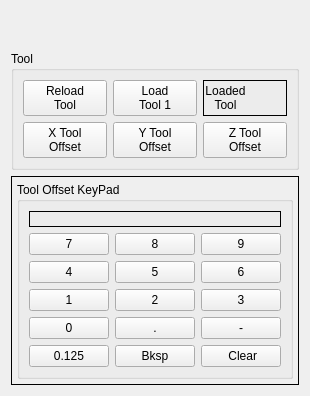
         <widget class="QWidget" name="tab_6">
          <attribute name="title">
           <string>Tools</string>
          </attribute>
          <layout class="QGridLayout" name="gridLayout_19">
           <item row="0" column="0">
            <spacer name="verticalSpacer">
             <property name="orientation">
              <enum>Qt::Vertical</enum>
             </property>
             <property name="sizeHint" stdset="0">
              <size>
               <width>20</width>
               <height>40</height>
              </size>
             </property>
            </spacer>
           </item>
           <item row="2" column="0">
            <widget class="QFrame" name="gridFrame">
             <property name="frameShape">
              <enum>QFrame::Box</enum>
             </property>
             <layout class="QGridLayout" name="gridLayout_18">
              <property name="leftMargin">
               <number>5</number>
              </property>
              <property name="topMargin">
               <number>5</number>
              </property>
              <property name="rightMargin">
               <number>5</number>
              </property>
              <property name="bottomMargin">
               <number>5</number>
              </property>
              <item row="0" column="0">
               <widget class="QGroupBox" name="gridGroupBox">
                <property name="title">
                 <string>Tool Offset KeyPad</string>
                </property>
                <layout class="QGridLayout" name="gridLayout_20">
                 <item row="1" column="0">
                  <widget class="QPushButton" name="pushButton_54">
                   <property name="text">
                    <string>7</string>
                   </property>
                   <attribute name="buttonGroup">
                    <string notr="true">toolOffsetGroup</string>
                   </attribute>
                  </widget>
                 </item>
                 <item row="3" column="2">
                  <widget class="QPushButton" name="pushButton_61">
                   <property name="text">
                    <string>3</string>
                   </property>
                   <attribute name="buttonGroup">
                    <string notr="true">toolOffsetGroup</string>
                   </attribute>
                  </widget>
                 </item>
                 <item row="4" column="0">
                  <widget class="QPushButton" name="pushButton_62">
                   <property name="text">
                    <string>0</string>
                   </property>
                   <attribute name="buttonGroup">
                    <string notr="true">toolOffsetGroup</string>
                   </attribute>
                  </widget>
                 </item>
                 <item row="3" column="0">
                  <widget class="QPushButton" name="pushButton_55">
                   <property name="text">
                    <string>1</string>
                   </property>
                   <attribute name="buttonGroup">
                    <string notr="true">toolOffsetGroup</string>
                   </attribute>
                  </widget>
                 </item>
                 <item row="1" column="2">
                  <widget class="QPushButton" name="pushButton_53">
                   <property name="text">
                    <string>9</string>
                   </property>
                   <attribute name="buttonGroup">
                    <string notr="true">toolOffsetGroup</string>
                   </attribute>
                  </widget>
                 </item>
                 <item row="4" column="2">
                  <widget class="QPushButton" name="pushButton_64">
                   <property name="text">
                    <string>-</string>
                   </property>
                   <attribute name="buttonGroup">
                    <string notr="true">toolOffsetGroup</string>
                   </attribute>
                  </widget>
                 </item>
                 <item row="3" column="1">
                  <widget class="QPushButton" name="pushButton_60">
                   <property name="text">
                    <string>2</string>
                   </property>
                   <attribute name="buttonGroup">
                    <string notr="true">toolOffsetGroup</string>
                   </attribute>
                  </widget>
                 </item>
                 <item row="2" column="1">
                  <widget class="QPushButton" name="pushButton_58">
                   <property name="text">
                    <string>5</string>
                   </property>
                   <attribute name="buttonGroup">
                    <string notr="true">toolOffsetGroup</string>
                   </attribute>
                  </widget>
                 </item>
                 <item row="0" column="0" colspan="3">
                  <widget class="QLabel" name="toolOffsetLabel">
                   <property name="frameShape">
                    <enum>QFrame::Box</enum>
                   </property>
                   <property name="text">
                    <string/>
                   </property>
                   <property name="alignment">
                    <set>Qt::AlignRight|Qt::AlignTrailing|Qt::AlignVCenter</set>
                   </property>
                  </widget>
                 </item>
                 <item row="2" column="2">
                  <widget class="QPushButton" name="pushButton_57">
                   <property name="text">
                    <string>6</string>
                   </property>
                   <attribute name="buttonGroup">
                    <string notr="true">toolOffsetGroup</string>
                   </attribute>
                  </widget>
                 </item>
                 <item row="4" column="1">
                  <widget class="QPushButton" name="pushButton_63">
                   <property name="text">
                    <string>.</string>
                   </property>
                   <attribute name="buttonGroup">
                    <string notr="true">toolOffsetGroup</string>
                   </attribute>
                  </widget>
                 </item>
                 <item row="2" column="0">
                  <widget class="QPushButton" name="pushButton_56">
                   <property name="text">
                    <string>4</string>
                   </property>
                   <attribute name="buttonGroup">
                    <string notr="true">toolOffsetGroup</string>
                   </attribute>
                  </widget>
                 </item>
                 <item row="1" column="1">
                  <widget class="QPushButton" name="pushButton_59">
                   <property name="text">
                    <string>8</string>
                   </property>
                   <attribute name="buttonGroup">
                    <string notr="true">toolOffsetGroup</string>
                   </attribute>
                  </widget>
                 </item>
                 <item row="5" column="1">
                  <widget class="QPushButton" name="toolOffsetBackspace">
                   <property name="text">
                    <string>Bksp</string>
                   </property>
                  </widget>
                 </item>
                 <item row="5" column="2">
                  <widget class="QPushButton" name="toolOffsetClear">
                   <property name="text">
                    <string> Clear</string>
                   </property>
                  </widget>
                 </item>
                 <item row="5" column="0">
                  <widget class="QPushButton" name="pushButton_67">
                   <property name="text">
                    <string>0.125</string>
                   </property>
                   <attribute name="buttonGroup">
                    <string notr="true">toolOffsetGroup</string>
                   </attribute>
                  </widget>
                 </item>
                </layout>
               </widget>
              </item>
             </layout>
            </widget>
           </item>
           <item row="1" column="0">
            <widget class="QGroupBox" name="gridGroupBox">
             <property name="title">
              <string>Tool</string>
             </property>
             <layout class="QGridLayout" name="gridLayout_21">
              <item row="2" column="0">
               <widget class="MDIButton" name="mdibutton_6">
                <property name="text">
                 <string>X Tool
Offset</string>
                </property>
                <property name="MDICommand" stdset="0">
                 <string>G10L10P#&lt;toolInSpindle&gt;X#&lt;toolOffsetLabel&gt;</string>
                </property>
               </widget>
              </item>
              <item row="2" column="3">
               <widget class="MDIButton" name="mdibutton_4">
                <property name="text">
                 <string>Z Tool
Offset</string>
                </property>
                <property name="MDICommand" stdset="0">
                 <string>G10L10P#&lt;toolInSpindle&gt;Z#&lt;toolOffsetLabel&gt;</string>
                </property>
               </widget>
              </item>
              <item row="0" column="3">
               <widget class="QFrame" name="horizontalFrame">
                <property name="frameShape">
                 <enum>QFrame::Box</enum>
                </property>
                <layout class="QHBoxLayout" name="horizontalLayout">
                 <property name="leftMargin">
                  <number>1</number>
                 </property>
                 <property name="topMargin">
                  <number>1</number>
                 </property>
                 <property name="rightMargin">
                  <number>1</number>
                 </property>
                 <property name="bottomMargin">
                  <number>1</number>
                 </property>
                 <item>
                  <widget class="QLabel" name="label_11">
                   <property name="text">
                    <string>Loaded
Tool</string>
                   </property>
                   <property name="alignment">
                    <set>Qt::AlignCenter</set>
                   </property>
                  </widget>
                 </item>
                 <item>
                  <widget class="StatusLabel" name="toolInSpindle">
                   <property name="alignment">
                    <set>Qt::AlignCenter</set>
                   </property>
                   <property name="rules" stdset="0">
                    <string>[{&quot;channels&quot;: [{&quot;url&quot;: &quot;status: tool_in_spindle&quot;, &quot;trigger&quot;: true}], &quot;property&quot;: &quot;Text&quot;, &quot;expression&quot;: &quot;str(ch[0])&quot;, &quot;name&quot;: &quot;Tool In Spindle&quot;}, {&quot;channels&quot;: [{&quot;url&quot;: &quot;status: tool_in_spindle&quot;, &quot;trigger&quot;: true}], &quot;property&quot;: &quot;Style Sheet&quot;, &quot;expression&quot;: &quot;'background-color: rgb(240,240,80)' if ch[0] == 0 else 'background-color: rgb(150,255,150)'&quot;, &quot;name&quot;: &quot;Background Color&quot;}]</string>
                   </property>
                  </widget>
                 </item>
                </layout>
               </widget>
              </item>
              <item row="2" column="1">
               <widget class="MDIButton" name="mdibutton_5">
                <property name="text">
                 <string>Y Tool
Offset</string>
                </property>
                <property name="MDICommand" stdset="0">
                 <string>G10L10P#&lt;toolInSpindle&gt;Y#&lt;toolOffsetLabel&gt;</string>
                </property>
               </widget>
              </item>
              <item row="0" column="0">
               <widget class="MDIButton" name="mdibutton_7">
                <property name="text">
                 <string>Reload
Tool</string>
                </property>
                <property name="MDICommand" stdset="0">
                 <string>G43</string>
                </property>
               </widget>
              </item>
              <item row="0" column="1">
               <widget class="MDIButton" name="mdibutton_23">
                <property name="text">
                 <string>Load
Tool 1</string>
                </property>
                <property name="MDICommand" stdset="0">
                 <string>T1 M6</string>
                </property>
               </widget>
              </item>
             </layout>
            </widget>
           </item>
          </layout>
         </widget>
